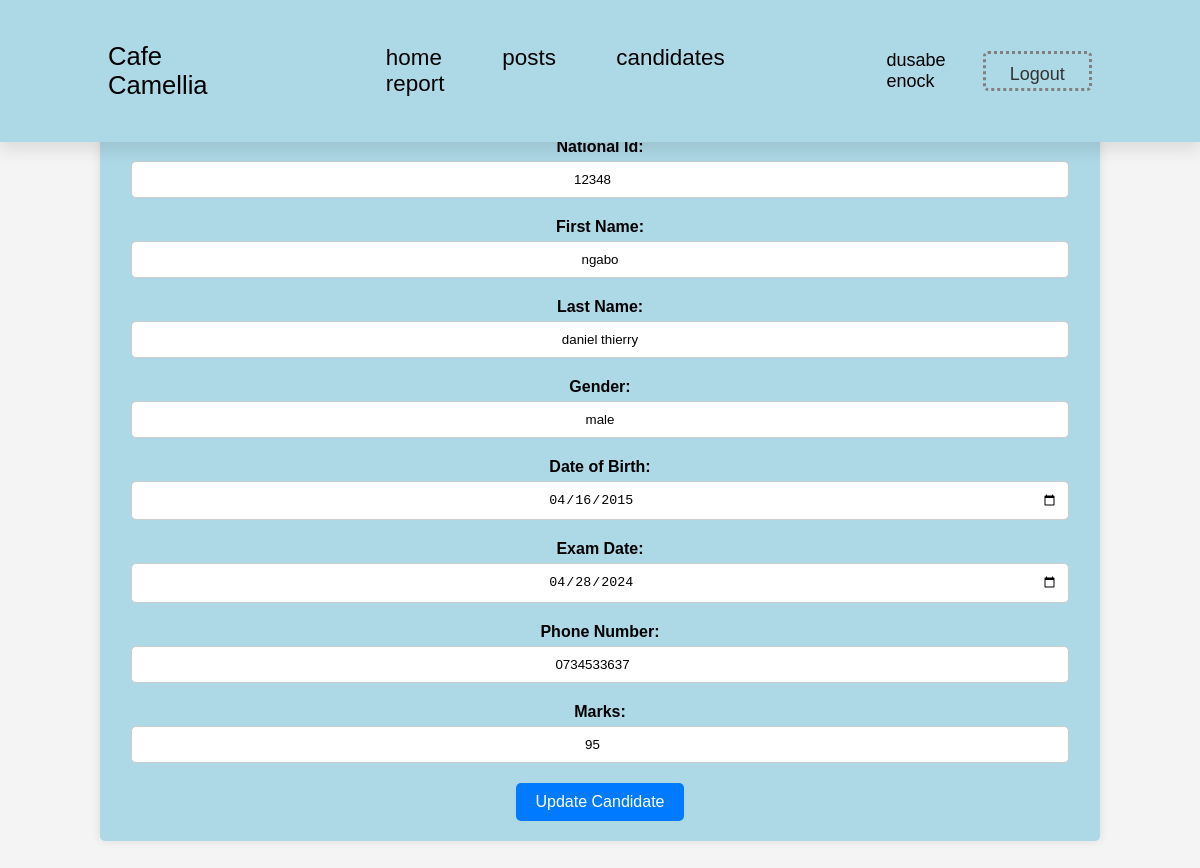
Page /Routes/updatecandidate.php?id=12348 (signed in) on the committed database.
### tables this page shows
CREATE TABLE `candidateresult` (
  `candidatenationalid` int(11) NOT NULL,
  `firstname` varchar(40) NOT NULL,
  `lastname` varchar(50) NOT NULL,
  `gender` enum('male','female') DEFAULT NULL,
  `dateofbirth` date DEFAULT NULL,
  `postid` int(11) DEFAULT 4,
  `examdate` date DEFAULT NULL,
  `phonenumber` varchar(15) DEFAULT NULL,
  `mark` int(11) DEFAULT NULL
);

### Routes/updatecandidate.php (the view, shortened to what this page needs)
<?php
include "./nav.php";
$conn = mysqli_connect("localhost","root","","camellia");
$id=$_GET['id'];
 $select=mysqli_query($conn,"SELECT * FROM `candidateresult` WHERE candidatenationalid='$id'");
while($row=mysqli_fetch_array($select)){
	$nationalid=$row['candidatenationalid'];
	$FirstName=$row['firstname'];
	$LastName=$row['lastname'];
	$Gender=$row['gender'];
	$DOB=$row['dateofbirth'];
	$marks=$row['mark'];
	$ExamDate=$row['examdate'];
	$PhoneNumber=$row['phonenumber'];
}
?>
<!DOCTYPE html>
<html lang="en">
<head>
</head>
<body>
    <div class="candidate">
        <form action="" method="post">
            <h2>Update Candidate Information</h2>
            <label for="CandidateNationalId">National Id:</label>
            <input type="number" name="nationalid" readonly value="<?php echo "$nationalid" ?>" required>
            <label for="FirstName">First Name:</label>
            <input type="text" name="fname" value="<?php echo "$FirstName" ?>" required>
            <label for="LastName">Last Name:</label>
            <input type="text" name="lname" value="<?php echo "$LastName" ?>" required>
            <label for="Gender">Gender:</label>
            <input type="text" name="gender" value="<?php echo "$Gender" ?>" id="gende">
            <label for="DateOfBirth">Date of Birth:</label>
            <input type="date" name="dob" value="<?php echo "$DOB" ?>" required>
            <label for="DateOfExam">Exam Date:</label>
            <input type="date" name="dateofexam" value="<?php echo "$ExamDate" ?>" required>
            <label for="PhoneNumber">Phone Number:</label>
            <input type="number" name="phone" value="<?php echo "$PhoneNumber" ?>" required>
            <label for="Marks">Marks:</label>
            <input type="number" name="marks" value="<?php echo "$marks" ?>" required>
            <button type="submit" name="submit">Update Candidate</button>
        </form>
    </div>
</body>
</html>

### Routes/updatecandidate.php (style rules this page uses)
body { font-family: Arial, sans-serif; background-color: #f4f4f4; margin: 0; padding: 0; }
.candidate { width: 80%; margin: 50px auto; background-color: lightblue; padding: 20px; border-radius: 5px; box-shadow: 0 0 10px rgba(0, 0, 0, 0.1); }
form { margin-top: 20px; text-align: center; }
h2 { margin-bottom: 20px; }
label { font-weight: bold; margin-bottom: 5px; display: block; }
input[type="number"], input[type="text"], input[type="date"] { width: calc(100% - 22px); padding: 10px; margin-bottom: 20px; border-radius: 5px; border: 1px solid #ccc; box-sizing: border-box; text-align: center; }
button { padding: 10px 20px; background-color: #007bff; color: #fff; border: none; border-radius: 5px; cursor: pointer; font-size: 16px; }

### rows in the picture
candidateresult: nationalid "12348", fname "ngabo", lname "daniel thierry", gender "male", dob "04/16/2015", dateofexam "04/28/2024", phone "0734533637", marks "95"

### other values in the picture
$_SESSION['username'] "dusabe enock"
